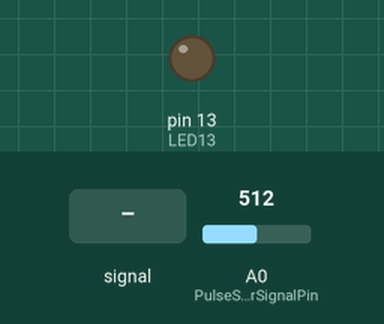
Simulated run of this sketch. Board: Arduino Uno, built with avr-gcc and run on an emulated ATmega328P. Parts: output pins drawn as LEDs (lit = HIGH). Dashed ring = blinking. Inputs (shaded band) come from the test bench; at power-on: A0 (PulseSensorSignalPin) = 512. What the sketch prints to the serial monitor is not drawn.

Above: at 1.2 s.
1.3 s: A0 (PulseSensorSignalPin) fed a 200 Hz sine of ±81 counts around its level
At 1.48 s:
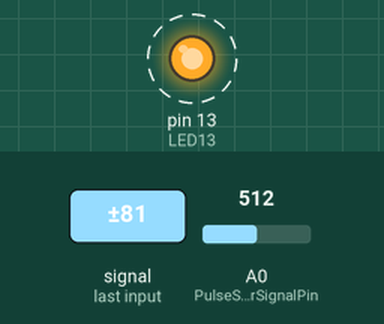
4.3 s: A0 (PulseSensorSignalPin) fed a 1000 Hz sine of ±255 counts around its level
At 5.36 s:
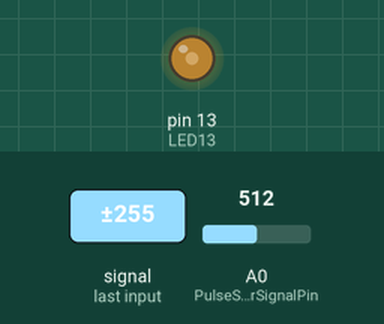
7.3 s: A0 (PulseSensorSignalPin) set to 900
8.8 s: A0 (PulseSensorSignalPin) set to 566
10.3 s: A0 (PulseSensorSignalPin) set to 538
At 11.2 s:
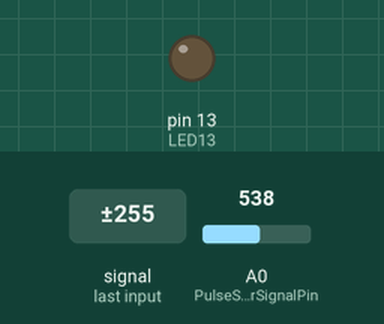
11.8 s: A0 (PulseSensorSignalPin) set to 560
At 12.3 s:
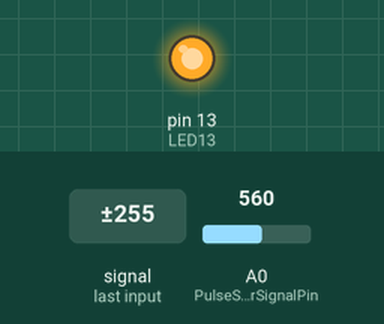
Timing chart, 0 to 14.3 s (numbered marks = the images above; inputs shaded):
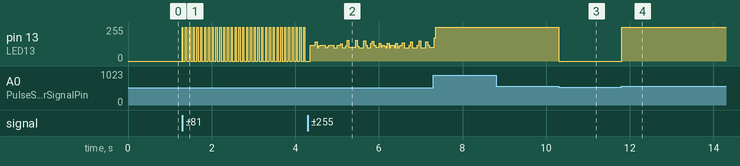

Measured:
- after the input at 1.3 s, pin 13 (LED13): alternates 255/255 for 0.03 s and 0/255 for 0.06 s, starting at once
- after the input at 10.3 s, pin 13 (LED13): 255/255 → 0/255 at once
- after the input at 11.8 s, pin 13 (LED13): 0/255 → 255/255 at once

The sketch:

ppg_arduino.ino
```cpp
//  Variables
int PulseSensorSignalPin = 0;        // Pulse Sensor Signal Pin connected to ANALOG PIN 0
int LED13 = 13;   //  The on-board Arduion LED


int Signal;                // holds the incoming raw data. Signal value can range from 0-1024
int Threshold = 550;            // Determine which Signal to "count as a beat", and which to ingore.


// The SetUp Function:
void setup() {
  pinMode(A0, INPUT);
  pinMode(LED13,OUTPUT);         // pin that will blink to your heartbeat!
   Serial.begin(57600);         // Set's up Serial Communication at certain speed.

}

// The Main Loop Function
void loop() {

  Signal = analogRead(PulseSensorSignalPin);  // Read the PulseSensor's value.
                                              // Assign this value to the "Signal" variable.

   Serial.println(Signal);                    // Send the Signal value to Serial Plotter.


   if(Signal > Threshold){                          // If the signal is above "550", then "turn-on" Arduino's on-Board LED.
     digitalWrite(LED13,HIGH);
   } else {
     digitalWrite(LED13,LOW);                //  Else, the sigal must be below "550", so "turn-off" this LED.
   }


delay(5);


}
```
